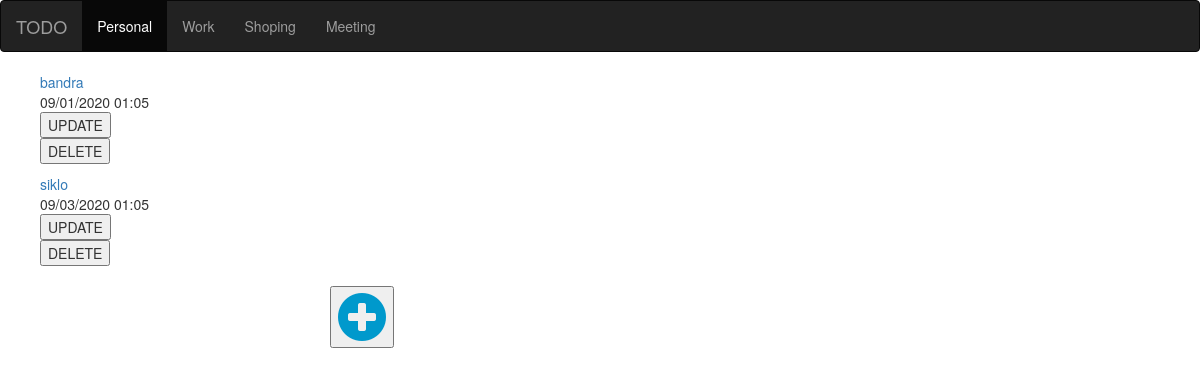
The app's page /, older data.
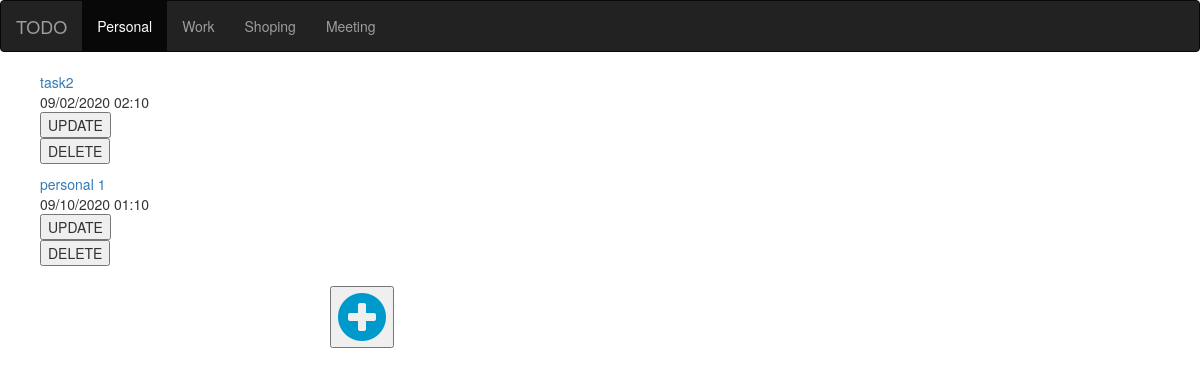
The same page, newer data.
### task/models.py (models this page shows)
class task(models.Model):
    title=models.CharField(max_length=150)
    date=models.CharField(max_length=100)
    time=models.CharField(max_length=100)
    category=models.CharField(max_length=100,default="anything")
    class Meta:
        db_table="task"

### task/views.py (the view)
# urls.py: path('',home,name="home"),
def home(request):
    hour=datetime.datetime.now().hour
    if hour>12:
        hour=hour-12
    else:
        hour=hour
    if hour<10:
        hour="0"+str(hour)
    else:
        hour=str(hour)
    print(hour,"hour")
    minute=str(datetime.datetime.now().minute)
    current_time=hour+":"+minute
    month = datetime.datetime.now().month
    day = datetime.datetime.now().day
    year = str(datetime.datetime.now().year)
    if month<10:
        month=str(0)+str(month)
    else:
        month=str(month)
    if day < 10:
        day = str(0) + str(day)
    else:
        day = str(day)
    current_date =month+"/"+day+"/"+year
    print("current date",current_date)
    print(current_time)
    ob = task.objects.all()
    for i in ob:
        if i.date==current_date and i.time==current_time:
            playsound('M:\songs\mornig.mp3')
            break
    return render(request,"task/home.html",{"task":ob})

### templates/task/home.html (shortened to what this page needs)
<!DOCTYPE html>
<html lang="en">
<head>
  <link rel="stylesheet" href="https://maxcdn.bootstrapcdn.com/bootstrap/3.4.1/css/bootstrap.min.css">
    <link rel="stylesheet" href="https://cdnjs.cloudflare.com/ajax/libs/font-awesome/4.7.0/css/font-awesome.min.css">
</head>
<body>
<nav class="navbar navbar-inverse">
  <div class="container-fluid">
    <div class="navbar-header">
      <a class="navbar-brand" href="#">TODO</a>
    </div>
    <div class="collapse navbar-collapse" id="myNavbar">
      <ul class="nav navbar-nav">
        <li class="active"><a href="/">Personal</a></li>
        <li><a href="/work/">Work</a></li>
        <li><a href="/shoping/">Shoping</a></li>
          <li><a href="/meeting/">Meeting</a></li>
      </ul>
    </div>
  </div>
</nav>
{% block content %}
{% for i in task %}
<ul>
    <li ><a id="item" href="">{{i.title}}</a></li>
  <li id="date">{{i.date}} {{i.time}}</li>
   <form action="/edit/" method="post">
    {% csrf_token %}<button type="submit" value="{{i.id}}" name="id">UPDATE</button></form>
  <form action="/delete/" method="post">
    {% csrf_token %}<button type="submit" value="{{i.id}}" name="id">DELETE</button></form>
</ul>
{% endfor %}
  <form action="/personaltask/" method="post">
            <button type="submit" id="sbmt"><i class="fa fa-plus-circle fa_custom fa-4x"></i></button>
        </form>
{% endblock %}
</body>
</html>

### templates/task/home.html (style rules this page uses)
.fa_custom { color: #0099CC }
#sbmt { position:absolute;margin-top:10px;margin-left:330px; }
#date { display:hide; }
li { position:relative; }
ul { list-style-type:none; }

Row changes from the older to the newer data that the page shows:
removed task: title "bandra", date "09/01/2020", time "01:05", {{ i.id }} 3 (drawn)
removed task: title "siklo", date "09/03/2020", time "01:05", {{ i.id }} 4 (drawn)
added task: title "task2", date "09/02/2020", time "02:10", {{ i.id }} 6 (drawn)
added task: title "personal 1", date "09/10/2020", time "01:10", {{ i.id }} 7 (drawn)
